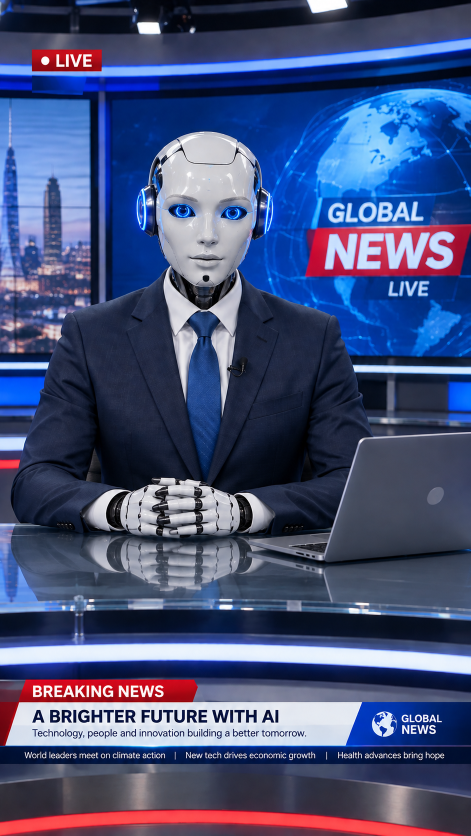
#> input picture የመዝናኛ ወሬዎች/assets/Robot.png, 941 x 1672 px (shown at 1/2 size); its folder holds 4 pictures in this run
$ python build_robot.py
#> lines starting #> are read from the running program, lines starting #| are printed output that depends on the picture; after the words box and inside, x2 and y2 are one past the last pixel; in counts of white or black regions, pixels touching at a corner belong together
"""
Prepares the robot anchor photo for animation.  Run once (already done for
assets/Robot.png), or again after replacing the photo:

    python tools/build_robot.py [path/to/Robot.png]

Writes into assets/presenters/:
    robot.png              the photo
    robot.json             landmarks (jaw plate, eyes, LEDs, hands, laptop, globe ...)
    robot.matte.png        alpha matte of the robot (so it can move over the studio)
    robot.plate.png        the studio with the robot and the globe lettering removed
    robot.globe_text.png   the "GLOBAL NEWS LIVE" lettering as an RGBA sprite

All landmark numbers are pixels on the native 941x1672 photo.  If you swap in a
different robot photo, re-measure them in LANDMARKS below.
"""
import json
import shutil
import sys
from pathlib import Path

import cv2
import numpy as np

ROOT = Path(__file__).resolve().parent.parent
OUT = ROOT / "assets" / "presenters"

LANDMARKS = {
    "_comment": "Robot anchor landmarks, pixels on the native photo. Made by tools/build_robot.py.",
    "kind": "robot",
    "image": "robot.png",
    "size": [941, 1672],
    "layers": {"matte": "robot.matte.png", "plate": "robot.plate.png", "globe_text": "robot.globe_text.png"},
    "sprite_box": [8, 248, 780, 1100],
    # graphics printed on the photo, erased from the studio plate (the app draws its own, animated)
    "erase": [[58, 94, 212, 150], [0, 1350, 941, 1538]],
    "head": {"center": [410, 418], "radii": [152, 176], "pivot": [410, 588], "neck_fade": [566, 618]},
    # lower face plate that drops like a mechanical jaw (between the two cheek seams)
    "jaw": {
        "poly": [[380, 518], [395, 519.5], [410, 520.5], [425, 519.5], [445, 518], [462, 535], [455, 551],
                 [448, 558], [435, 566], [415, 569], [395, 566], [378, 560], [367, 551], [362, 535]],
        "mouth": [[380, 518], [445, 518]],
        "drop": 9.5,
    },
    "eyes": [{"center": [364, 424], "half_width": 27, "iris_r": 12},
             {"center": [466, 426], "half_width": 27, "iris_r": 12}],
    "headphones": [[266, 370, 312, 474], [508, 370, 554, 474]],
    "torso": {"pivot": [410, 1065]},
    "hands": {"box": [160, 928, 562, 1084], "center": [360, 1012], "fade": 42},
    "desk_anchor": [990, 1070],
    "reflection": {"box": [150, 1080, 580, 1225]},
    "laptop": {"poly": [[720, 879], [941, 859], [941, 1114], [700, 1119], [642, 1122], [496, 1091],
                        [496, 1078], [661, 1075]]},
    "neck": {"poly": [[332, 532], [492, 532], [482, 628], [344, 628]]},
    "tie": {"poly": [[382, 621], [436, 621], [428, 660], [422, 675], [428, 700], [434, 800], [437, 880], [429, 925],
                     [418, 966], [410, 980], [400, 966], [386, 925], [372, 880], [377, 800], [391, 700], [396, 675],
                     [390, 660]]},
    "hands_poly": [[208, 972], [300, 930], [430, 930], [512, 972], [516, 1062], [470, 1080], [250, 1080],
                   [205, 1062]],
    "globe": {
        "center": [815, 468], "radius": 282, "y_range": [190, 712], "speed_deg": 9.0,
        "banner": [[618, 457], [941, 449], [941, 543], [610, 551]],
        "letters": [[648, 396, 856, 452], [768, 554, 870, 602]],
        # per-row limits of clean globe texture (x_min over rows the headphone covers)
        "clean_x_min": [[370, 474, 556]],
    },
}


def _poly(shape, pts, val=255):
    m = np.zeros(shape, np.uint8)
    cv2.fillPoly(m, [np.round(np.array(pts)).astype(np.int32)], val)
    return m


def matte(img: np.ndarray, lm: dict) -> np.ndarray:
    H, W = img.shape[:2]
    mask = np.full((H, W), cv2.GC_BGD, np.uint8)
    pr = np.zeros((H, W), np.uint8)
    cv2.ellipse(pr, (410, 420), (140, 165), 0, 0, 360, 255, -1)
    body = [(330, 560), (490, 560), (600, 585), (700, 640), (745, 720), (752, 860), (745, 1080), (560, 1080),
            (170, 1080), (40, 1060), (22, 960), (30, 850), (70, 740), (120, 640), (250, 580)]
    cv2.fillPoly(pr, [np.array(body, np.int32)], 255)
    big = cv2.dilate(pr, np.ones((41, 41), np.uint8))
    small = cv2.erode(pr, np.ones((41, 41), np.uint8))
    mask[big > 0] = cv2.GC_PR_BGD
    mask[pr > 0] = cv2.GC_PR_FGD
    mask[small > 0] = cv2.GC_FGD
    for (cx, cy) in ((292, 422), (527, 424)):      # headphones incl. their glowing rims
        hp = np.zeros((H, W), np.uint8)
        cv2.ellipse(hp, (cx, cy), (22, 50), 0, 0, 360, 255, -1)
        mask[hp > 0] = cv2.GC_FGD
        cv2.ellipse(hp, (cx, cy), (30, 58), 0, 0, 360, 255, -1)
        mask[(hp > 0) & (mask != cv2.GC_FGD)] = cv2.GC_PR_FGD
    mask[1086:, :] = cv2.GC_BGD
    mask[690:1090, 756:] = cv2.GC_BGD
    mask[_poly((H, W), lm["laptop"]["poly"]) > 0] = cv2.GC_BGD
    bgd, fgd = np.zeros((1, 65), np.float64), np.zeros((1, 65), np.float64)
    cv2.grabCut(img, mask, None, bgd, fgd, 8, cv2.GC_INIT_WITH_MASK)
    fg = np.where((mask == cv2.GC_FGD) | (mask == cv2.GC_PR_FGD), 255, 0).astype(np.uint8)
    # keep the main body, fill holes
    n, lab, stats, _ = cv2.connectedComponentsWithStats(fg, 8)
    if n > 1:
        keep = 1 + int(np.argmax(stats[1:, cv2.CC_STAT_AREA]))
        fg = np.where(lab == keep, 255, 0).astype(np.uint8)
    inv = cv2.bitwise_not(fg)
    n, lab, stats, _ = cv2.connectedComponentsWithStats(inv, 4)
    for i in range(1, n):
        x, y, w, h, a = stats[i]
        if a < 4000 and x > 0 and y > 0 and x + w < W and y + h < H:
            fg[lab == i] = 255
    fg = cv2.morphologyEx(fg, cv2.MORPH_OPEN, np.ones((3, 3), np.uint8))
    # soft 1-2 px edge
    a = cv2.GaussianBlur(fg.astype(np.float32), (0, 0), 1.1)
    return np.clip(a, 0, 255).astype(np.uint8)


def globe_text(img: np.ndarray, lm: dict):
    H, W = img.shape[:2]
    g = lm["globe"]
    hsv = cv2.cvtColor(img, cv2.COLOR_BGR2HSV)
    V, S = hsv[..., 2].astype(np.float32), hsv[..., 1].astype(np.float32)
    letters = np.zeros((H, W), np.float32)
    for x0, y0, x1, y1 in g["letters"]:
        box = np.clip((V[y0:y1, x0:x1] - 150) / 70, 0, 1) * np.clip((150 - S[y0:y1, x0:x1]) / 60, 0, 1)
        letters[y0:y1, x0:x1] = np.maximum(letters[y0:y1, x0:x1], box)
    banner = cv2.GaussianBlur(_poly((H, W), g["banner"]).astype(np.float32), (0, 0), 0.8) / 255.0
    alpha = np.clip(np.maximum(letters, banner), 0, 1)
    sprite = np.dstack([img, (alpha * 255).astype(np.uint8)])
    # remove the lettering from the studio plate so the globe can turn under it
    hole = ((letters > 0.08) | (banner > 0.02)).astype(np.uint8) * 255
    hole = cv2.dilate(hole, np.ones((5, 5), np.uint8))
    return sprite, hole


def smooth_fill(img: np.ndarray, hole: np.ndarray) -> np.ndarray:
    """Fill the hole with a soft, streak-free guess of the background: inpaint at
    quarter size (no radial smears), scale back up, blend in with a feathered edge.
    Only thin slivers of it are ever seen, next to the moving robot."""
    H, W = img.shape[:2]
    f = 4
    small = cv2.resize(img, (W // f, H // f), interpolation=cv2.INTER_AREA)
    hs = cv2.resize(hole, (W // f, H // f), interpolation=cv2.INTER_NEAREST)
    hs = cv2.dilate(hs, np.ones((3, 3), np.uint8))
    fill = cv2.inpaint(small, hs, 6, cv2.INPAINT_NS)
    fill = cv2.GaussianBlur(fill, (0, 0), 1.2)
    fill = cv2.resize(fill, (W, H), interpolation=cv2.INTER_CUBIC)
    a = cv2.GaussianBlur(hole.astype(np.float32) / 255.0, (0, 0), 2.0)[..., None]
    a = np.maximum(a, (hole > 0)[..., None])
    return np.clip(img * (1 - a) + fill * a, 0, 255).astype(np.uint8)


def main(src: Path):
    img = cv2.imread(str(src), cv2.IMREAD_COLOR)
#> img is the input picture: shape (1672, 941, 3); mean B, G, R 121.7, 81.4, 69.7
    if img is None:
        raise SystemExit(f"cannot read {src}")
    if tuple(img.shape[1::-1]) != tuple(LANDMARKS["size"]):
        print(f"WARNING: photo is {img.shape[1]}x{img.shape[0]}, landmarks were measured on "
              f"{LANDMARKS['size'][0]}x{LANDMARKS['size'][1]} - re-measure LANDMARKS in this script.")
    OUT.mkdir(parents=True, exist_ok=True)
    shutil.copyfile(src, OUT / "robot.png")
    print("cutting the robot out of the studio …")
    a = matte(img, LANDMARKS)
#> in matte, `cv2.ellipse(pr, (410, 420), (140, 165), 0, 0, 360, 255, -1)`:
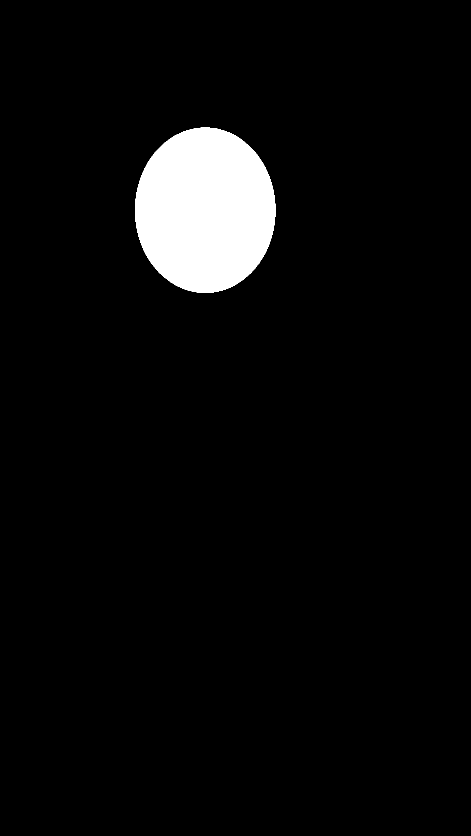
#> pr: shape (1672, 941) (shown at 1/2 size); 4.6% white; 1 white region, box (x1, y1, x2, y2) and area: (270, 255, 551, 586) 72959
#> in matte, `cv2.fillPoly(pr, [np.array(body, np.int32)], 255)`: pr: shape (1672, 941); 25.9% white; 1 white region, box (x1, y1, x2, y2) and area: (22, 255, 753, 1081) 408078
#> after the loop in matte, `for (cx, cy) in ((292, 422), (527, 424)):`:
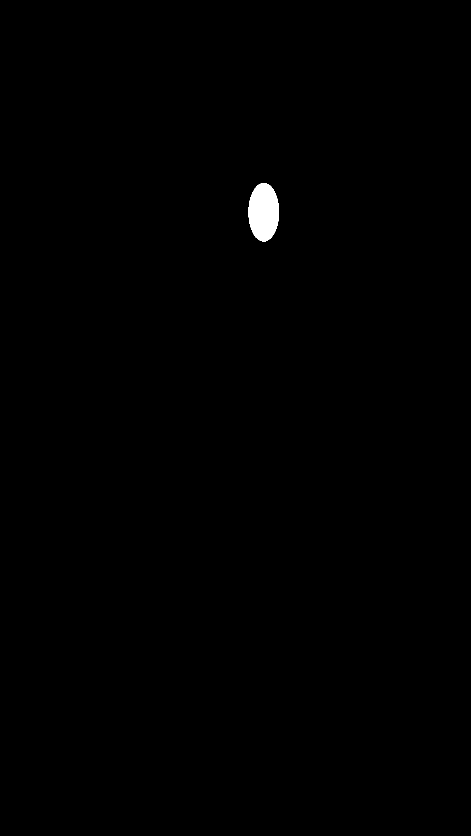
#> hp: shape (1672, 941) (shown at 1/2 size); 0.36% white; 1 white region, box (x1, y1, x2, y2) and area: (497, 366, 558, 483) 5613
#> in matte, `mask[1086:, :] = cv2.GC_BGD`: mask: shape (1672, 941); min 0, max 3, mean 0.412
#> in matte, `mask[690:1090, 756:] = cv2.GC_BGD`: mask: shape (1672, 941); min 0, max 3, mean 0.405
#> in _poly, `cv2.fillPoly(m, [np.round(np.array(pts)).astype(np.int32)], val)`: m: shape (1672, 941); 4.4% white; 1 white region, box (x1, y1, x2, y2) and area: (496, 859, 941, 1123) 68703
#> in matte, `mask[_poly((H, W), lm["laptop"]["poly"]) > 0] = cv2.GC_BGD`:
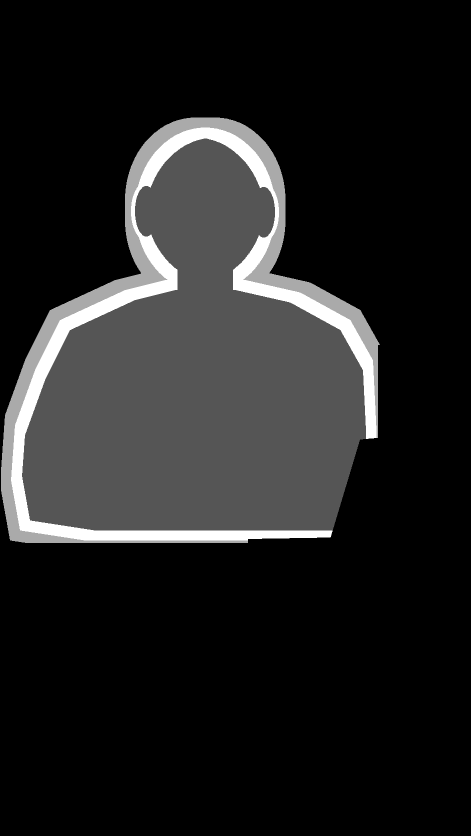
#> mask: shape (1672, 941) (shown at 1/2 size); min 0, max 3, mean 0.385; drawn with min black and max white
#> in matte, `n, lab, stats, _ = cv2.connectedComponentsWithStats(fg, 8)`: fg: shape (1672, 941); 23.3% white; 3 white regions (2 under 20 px), largest, box (x1, y1, x2, y2) and area: (21, 263, 756, 1078) 366326
#> after the loop in matte, `for i in range(1, n):`: fg: shape (1672, 941); 23.3% white; 1 white region, box (x1, y1, x2, y2) and area: (21, 263, 756, 1078) 366501
    cv2.imwrite(str(OUT / "robot.matte.png"), a)
    sprite, hole = globe_text(img, LANDMARKS)
#> in globe_text, `hsv = cv2.cvtColor(img, cv2.COLOR_BGR2HSV)`: hsv: shape (1672, 941, 3); mean H, S, V 114.4, 140.1, 127.9
#> in globe_text, `V, S = hsv[..., 2].astype(np.float32), hsv[..., 1].astype(np.float32)`:
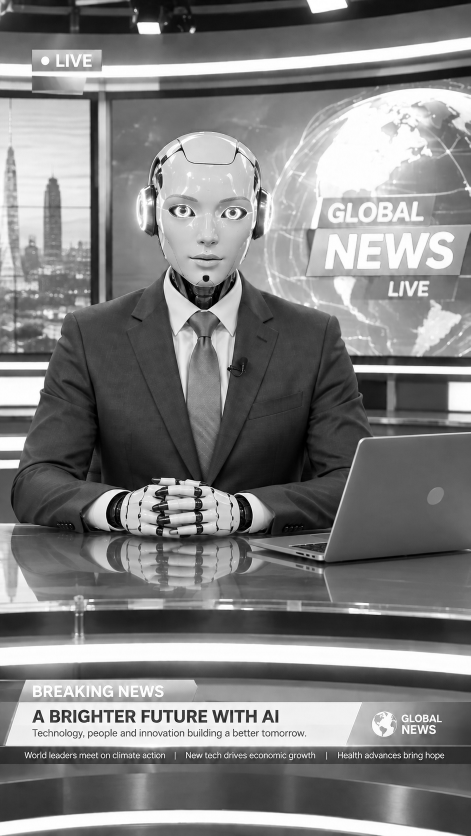
#> V: shape (1672, 941) float32 (shown at 1/2 size); min 0, max 255, mean 127.9
#> in globe_text, `V, S = hsv[..., 2].astype(np.float32), hsv[..., 1].astype(np.float32)`:
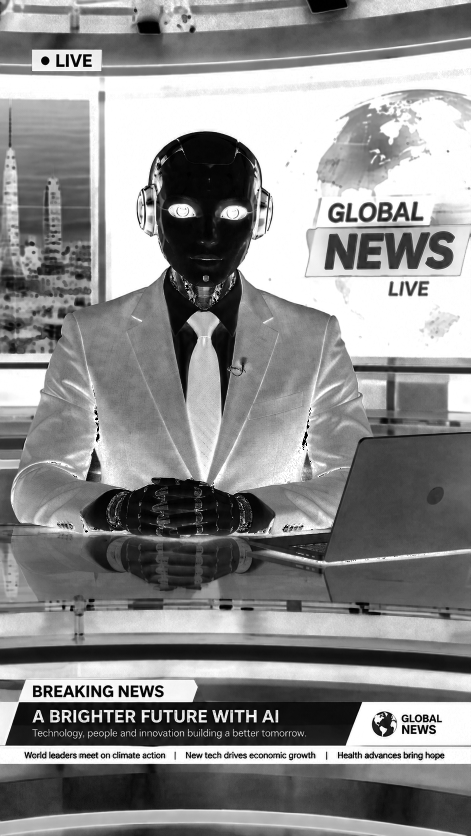
#> S: shape (1672, 941) float32 (shown at 1/2 size); min 0, max 255, mean 140.1
#> in _poly (call 2), `cv2.fillPoly(m, [np.round(np.array(pts)).astype(np.int32)], val)`: m: shape (1672, 941); 2% white; 1 white region, box (x1, y1, x2, y2) and area: (610, 449, 941, 552) 31033
#> in globe_text, `hole = ((letters > 0.08) | (banner > 0.02)).astype(np.uint8) * 255`: hole: shape (1672, 941); 2.4% white; 11 white regions, largest, box (x1, y1, x2, y2) and area: (608, 447, 941, 554) 32505, (754, 404, 785, 444) 888, (717, 405, 754, 445) 813
#> in globe_text, `hole = cv2.dilate(hole, np.ones((5, 5), np.uint8))`: hole: shape (1672, 941); 2.7% white; 3 white regions, box (x1, y1, x2, y2) and area: (606, 445, 941, 556) 34075, (654, 401, 849, 448) 6436, (775, 560, 860, 594) 2162
    cv2.imwrite(str(OUT / "robot.globe_text.png"), sprite)
    print("building the empty studio plate …")
    rob = cv2.dilate((a > 20).astype(np.uint8) * 255, np.ones((13, 13), np.uint8))
#> rob: shape (1672, 941); 24.9% white; 1 white region, box (x1, y1, x2, y2) and area: (14, 256, 763, 1085) 391396
    for x0, y0, x1, y1 in LANDMARKS.get("erase", []):
        rob[y0:y1, x0:x1] = 255
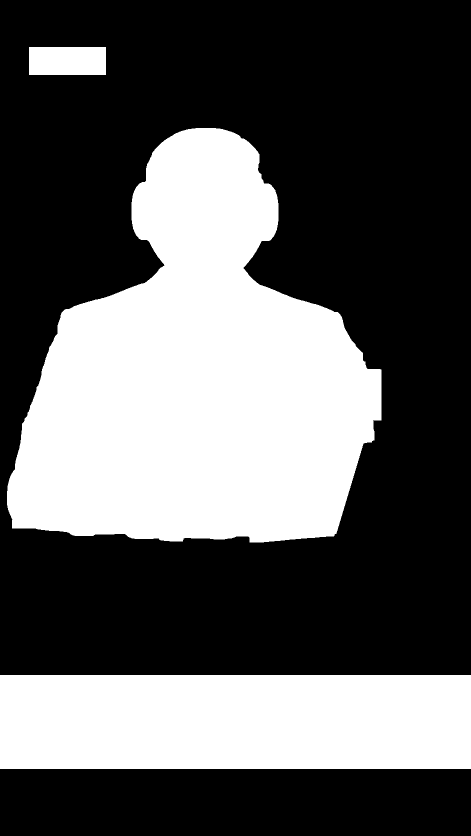
#> rob: shape (1672, 941) (shown at 1/2 size); 36.7% white; 3 white regions, box (x1, y1, x2, y2) and area: (14, 256, 763, 1085) 391396, (0, 1350, 941, 1538) 176908, (58, 94, 212, 150) 8624
    plate = smooth_fill(img, rob)
#> in smooth_fill, `hs = cv2.resize(hole, (W // f, H // f), interpolation=cv2.INTER_NEAREST)`: hs: shape (418, 235); 36.7% white; 3 white regions, box (x1, y1, x2, y2) and area: (4, 64, 191, 272) 24482, (0, 338, 235, 385) 11045, (15, 24, 53, 38) 532
#> in smooth_fill, `hs = cv2.dilate(hs, np.ones((3, 3), np.uint8))`: hs: shape (418, 235); 38.2% white; 3 white regions, box (x1, y1, x2, y2) and area: (3, 63, 192, 273) 25355, (0, 337, 235, 386) 11515, (14, 23, 54, 39) 640
    plate = cv2.inpaint(plate, hole, 5, cv2.INPAINT_TELEA)
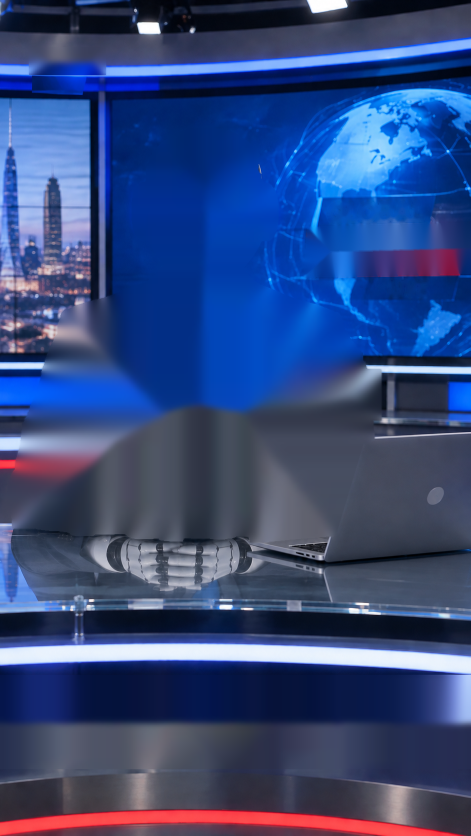
#> plate: shape (1672, 941, 3) (shown at 1/2 size); mean B, G, R 124.6, 73.2, 52.2
    cv2.imwrite(str(OUT / "robot.plate.png"), plate)
    (OUT / "robot.json").write_text(json.dumps(LANDMARKS, indent=1), encoding="utf-8")
    print(f"done -> {OUT}")


if __name__ == "__main__":
    main(Path(sys.argv[1]) if len(sys.argv) > 1 else ROOT / "assets" / "Robot.png")
